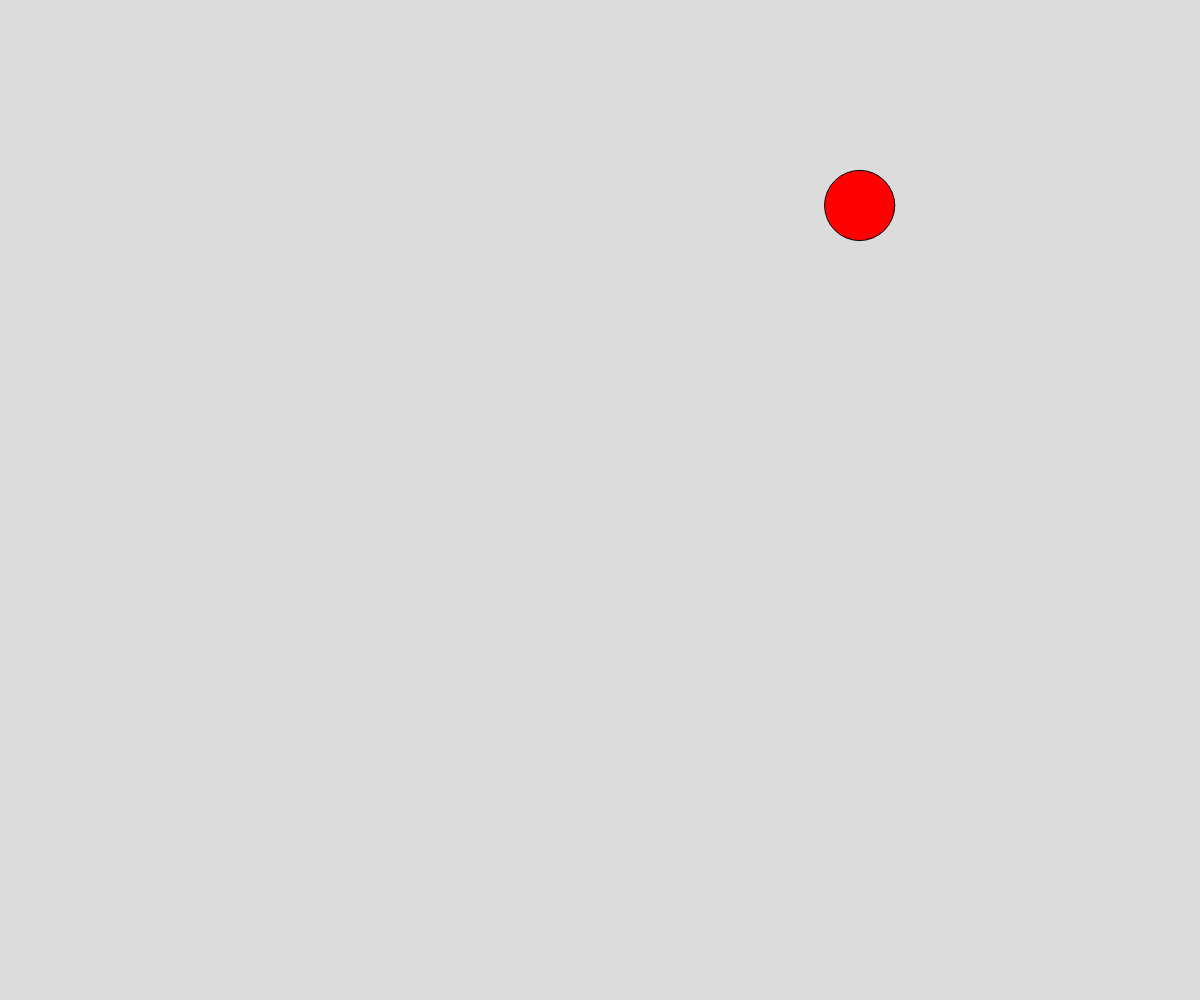
Frame 1 (no input)
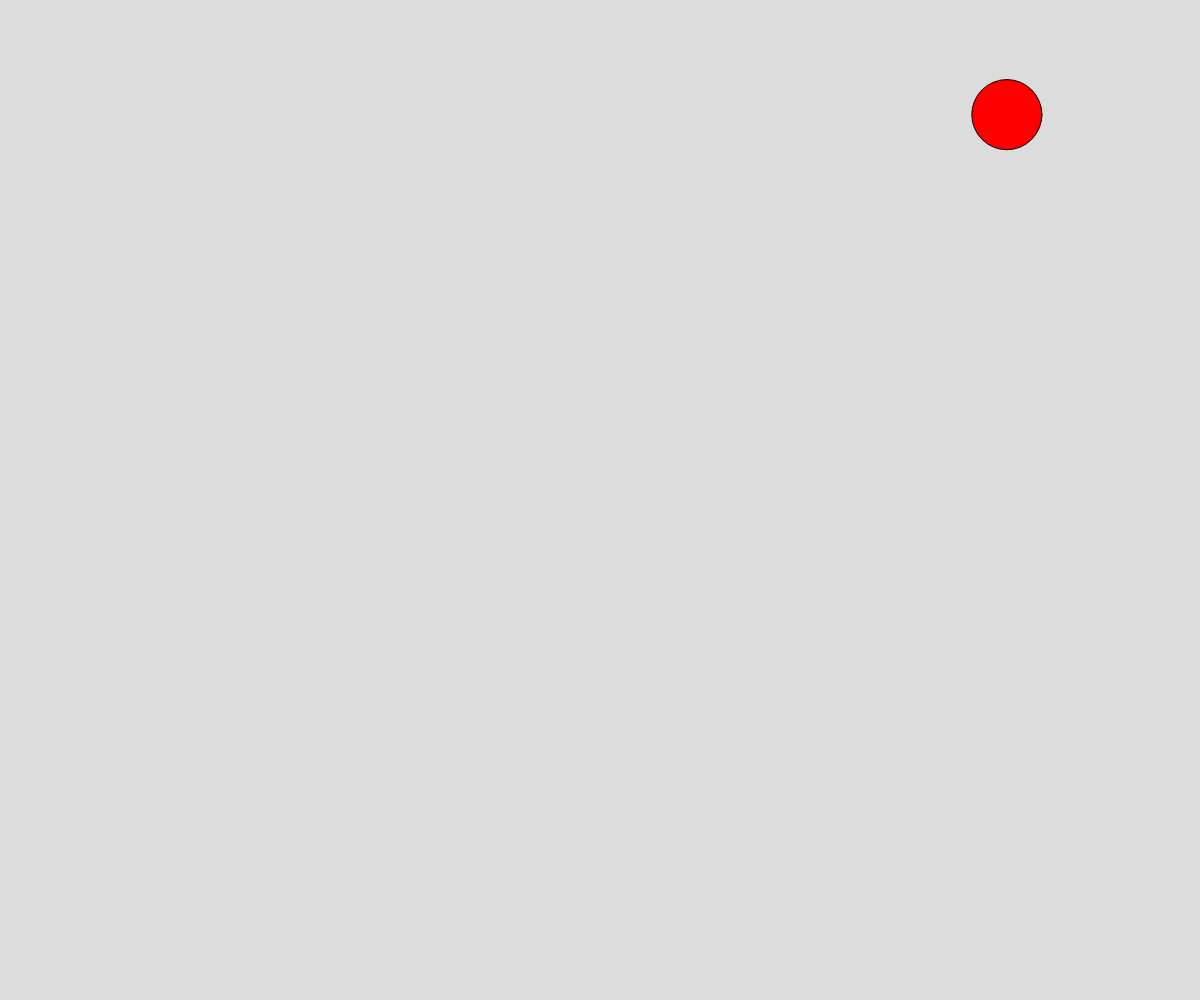
Frame 60 (no input)
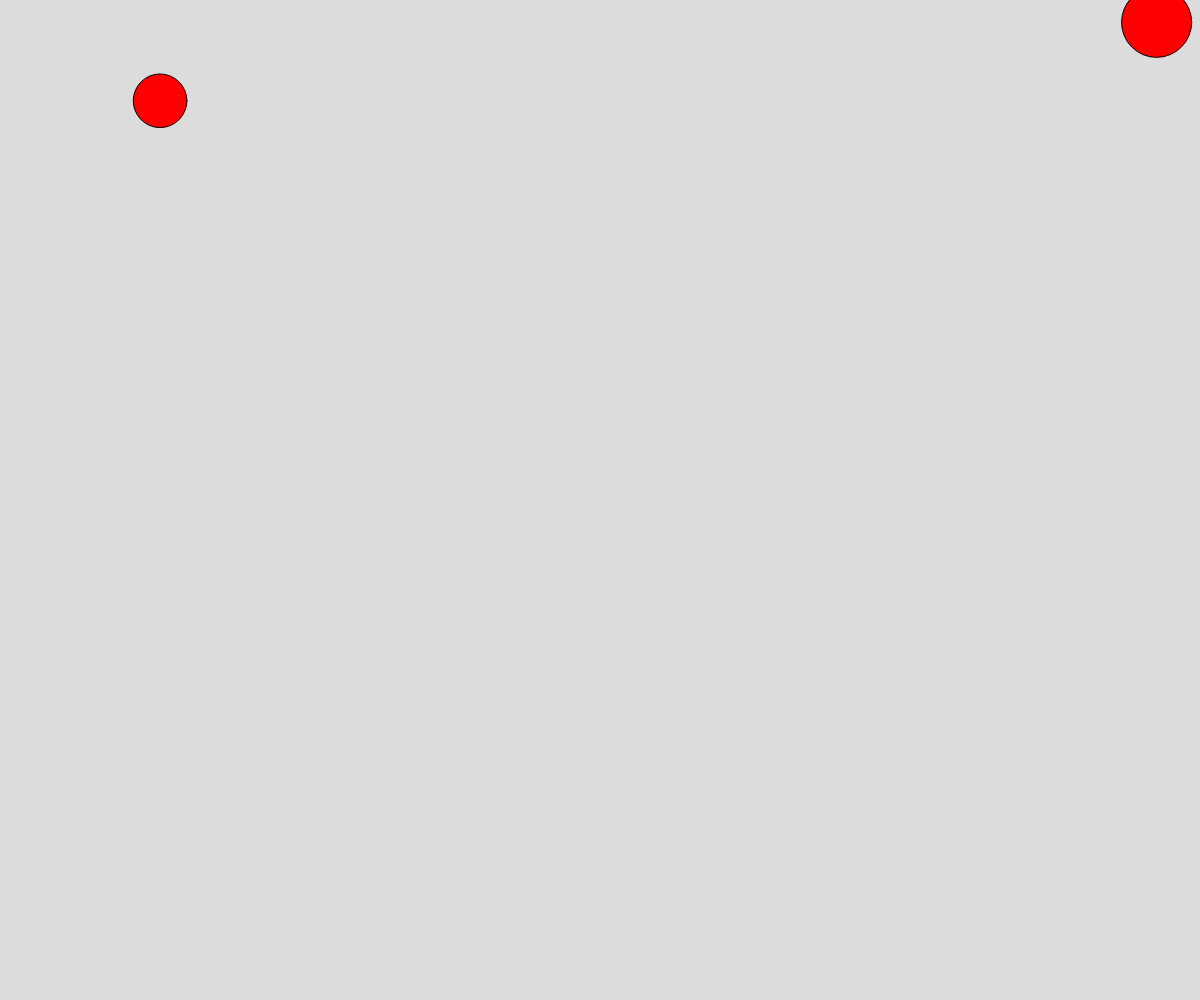
Frame 120 (the mouse pressed at the canvas centre since frame 60)

The p5.js sketch that drew these frames (run headless with seeded random() and noise() and a simulated clock; from frame 60 on, the mouse is pressed at the canvas centre):

// p5.js sketch
// ── sketch.js
// Bouncing Ball Object Demo

let ballArray = new Array();

function setup() {
  createCanvas(windowWidth, windowHeight);
  spawnBall();

  fill("red");
}

function draw() {
  background(220);

  processBalls();
}

function mousePressed() {
  spawnBall();
}

function spawnBall() {
  let newBall = {
    x : random(width),
    y : random(height),
    dx: random(-5,5),
    dy: random(-5,5),

    radius: random(15, 40),
  };

  ballArray.push(newBall);
}

function processBalls() {
  for (let ball of ballArray) {
    moveBall(ball);
    drawBall(ball);
  }
}

function moveBall(ball) {
  // move ball
  ball.x += ball.dx;
  ball.y += ball.dy;

  // teleport around screen
  if (ball.x > width + ball.radius) {
    ball.x -= width + ball.radius*2;
  }
  else if (ball.x < -ball.radius) {
    ball.x += width + ball.radius*2;
  };

  if (ball.y > height + ball.radius) {
    ball.y -= height + ball.radius*2;
  }
  else if (ball.y < -ball.radius) {
    ball.y += height + ball.radius*2;
  };
}

function drawBall(ball) {
  circle(ball.x, ball.y, ball.radius*2);
}
